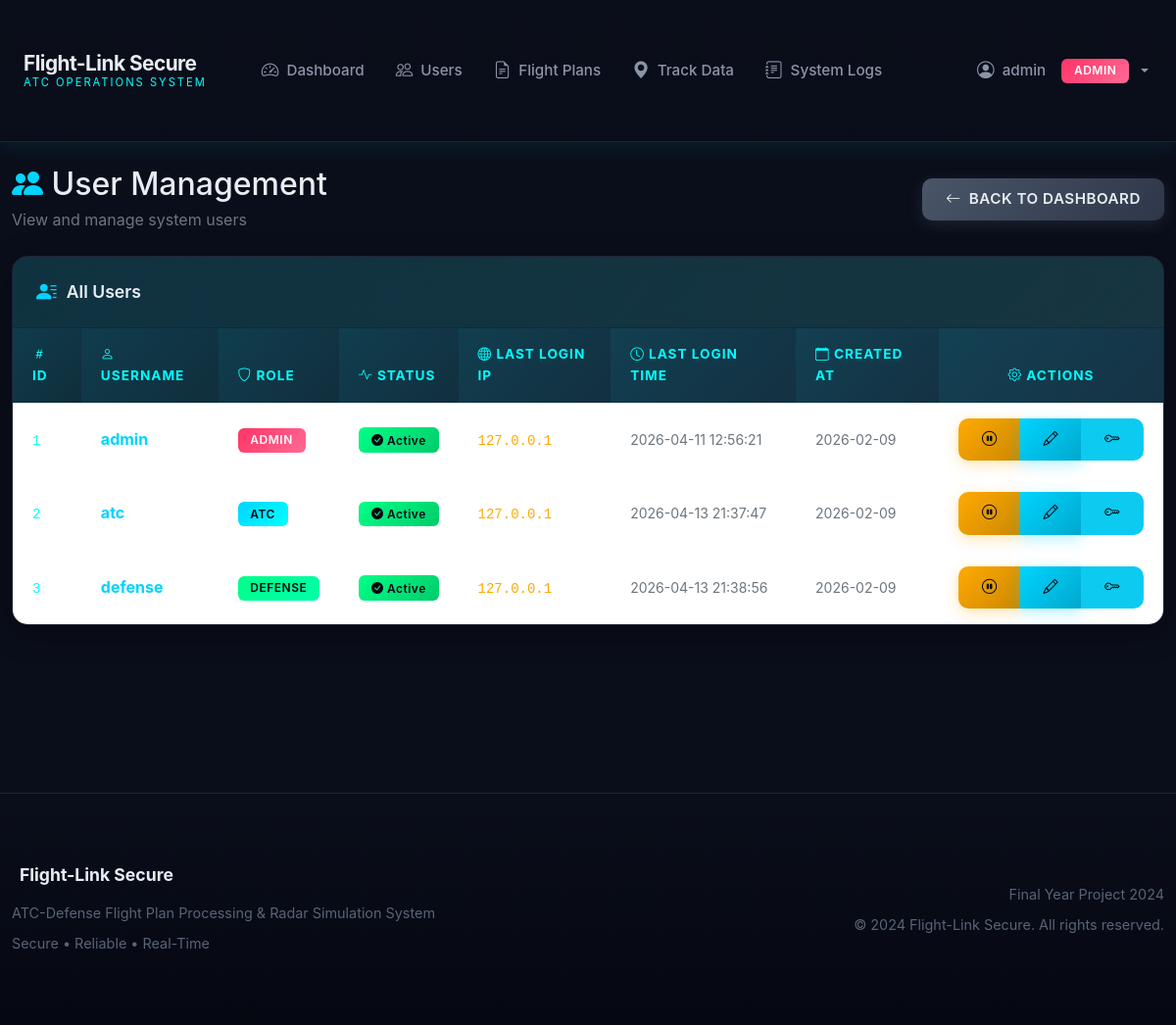
/admin/users (signed in), run on an earlier commit of the app's database.
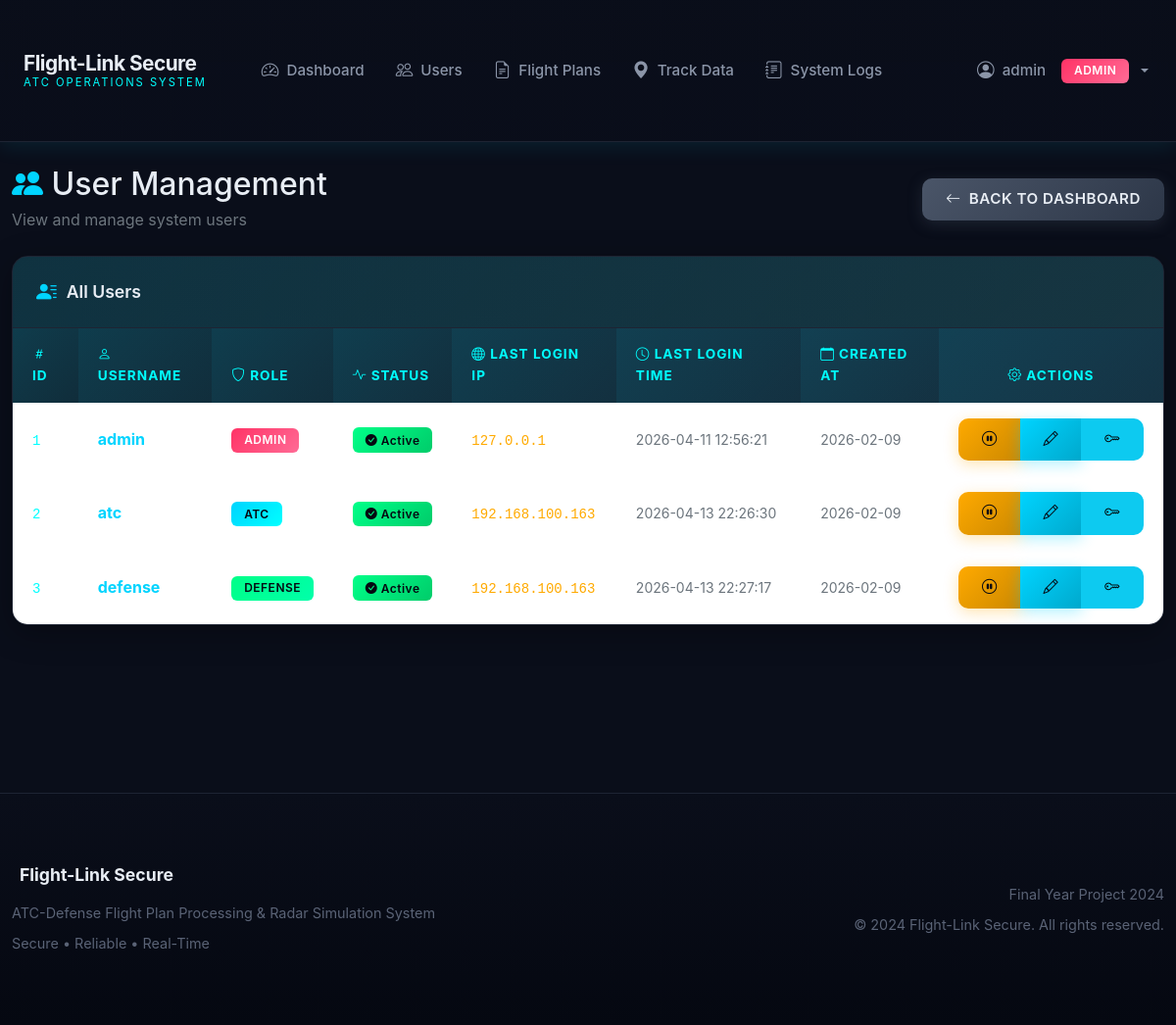
And on a later commit of the database.
### app/models/__init__.py (models this page shows, shortened)
class User(db.Model):
    __tablename__ = 'users'
    id = db.Column(db.Integer, primary_key=True)
    username = db.Column(db.String(80), unique=True, nullable=False)
    password_hash = db.Column(db.String(256), nullable=False)
    role = db.Column(db.String(20), nullable=False)  # admin, atc, defense
    last_login_ip = db.Column(db.String(45), nullable=True)
    last_login_time = db.Column(db.DateTime, nullable=True)
    is_active = db.Column(db.Boolean, default=True)
    created_at = db.Column(db.DateTime, default=datetime.utcnow)
    @property
    def is_authenticated(self):
        return True
    def is_admin(self):
        return self.role == 'admin'

### app/routes/admin.py (the view)
@bp.route('/admin/users')
@login_required
@admin_required
def admin_users():
    users = User.query.all()
    return render_template('admin/users.html', users=users)

### templates/admin/users.html (shortened to what the changed rows need)
{% extends "base.html" %}
{% block content %}
<div class="container-fluid py-4">
    <div class="d-flex justify-content-between align-items-center mb-4">
        <div>
            <h2 class="mb-1"><i class="bi bi-people-fill text-radar-blue"></i> User Management</h2>
        </div>
    </div>
    <div class="card">
        <div class="card-body p-0">
            <div class="table-responsive">
                <table class="table table-hover mb-0">
                    <thead>
                        <tr>
                            <th><i class="bi bi-hash"></i> ID</th>
                            <th><i class="bi bi-person"></i> Username</th>
                            <th><i class="bi bi-shield"></i> Role</th>
                            <th><i class="bi bi-activity"></i> Status</th>
                            <th><i class="bi bi-globe"></i> Last Login IP</th>
                            <th><i class="bi bi-clock"></i> Last Login Time</th>
                            <th><i class="bi bi-calendar"></i> Created At</th>
                            <th class="text-center"><i class="bi bi-gear"></i> Actions</th>
                        </tr>
                    </thead>
                    <tbody>
                        {% for user in users %}
                        <tr id="user-row-{{ user.id }}">
                            <td><code class="text-radar-cyan">{{ user.id }}</code></td>
                            <td><strong class="text-radar-blue">{{ user.username }}</strong></td>
                            <td>
                                <span class="badge badge-role-{{ user.role }}">{{ user.role.upper() }}</span>
                            </td>
                            <td>
                                {% if user.is_active %}
                                    <span class="badge badge-success"><i class="bi bi-check-circle-fill"></i> Active</span>
                                {% else %}
                                    <span class="badge bg-secondary"><i class="bi bi-x-circle-fill"></i> Inactive</span>
                                {% endif %}
                            </td>
                            <td><code class="text-radar-amber">{{ user.last_login_ip or 'N/A' }}</code></td>
                            <td class="text-nowrap">
                                {% if user.last_login_time %}
                                    <small class="text-secondary">{{ user.last_login_time.strftime('%Y-%m-%d %H:%M:%S') }}</small>
                                {% else %}
                                    <span class="text-muted">Never</span>
                                {% endif %}
                            </td>
                            <td class="text-nowrap"><small class="text-secondary">{{ user.created_at.strftime('%Y-%m-%d') }}</small></td>
                            <td class="text-center">
                                <div class="btn-group" role="group">
                                    {% if user.is_active %}
                                    <button type="button" class="btn btn-sm btn-warning"
                                            onclick="toggleUserStatus({{ user.id }}, false)"
                                            title="Deactivate User">
                                        <i class="bi bi-pause-circle"></i>
                                    </button>
                                    {% else %}
                                    <button type="button" class="btn btn-sm btn-success"
                                            onclick="toggleUserStatus({{ user.id }}, true)"
                                            title="Activate User">
                                        <i class="bi bi-play-circle"></i>
                                    </button>
                                    {% endif %}
                                    <button type="button" class="btn btn-sm btn-primary"
                                            data-bs-toggle="modal"
                                            data-bs-target="#editUserModal{{ user.id }}"
                                            title="Edit User">
                                        <i class="bi bi-pencil"></i>
                                    </button>
                                    <button type="button" class="btn btn-sm btn-info"
                                            onclick="resetPassword({{ user.id }}, '{{ user.username }}')"
                                            title="Reset Password">
                                        <i class="bi bi-key"></i>
                                    </button>
                                </div>
                            </td>
                        </tr>
                        {% endfor %}
                    </tbody>
                </table>
            </div>
        </div>
    </div>
</div>
{% endblock %}

What changed in the data, as far as the page shows it:
changed User "atc": last_login_ip "127.0.0.1" → "192.168.100.163"; last_login_time "2026-04-13 21:37:47" → "2026-04-13 22:26:30"
changed User "defense": last_login_ip "127.0.0.1" → "192.168.100.163"; last_login_time "2026-04-13 21:38:56" → "2026-04-13 22:27:17"
